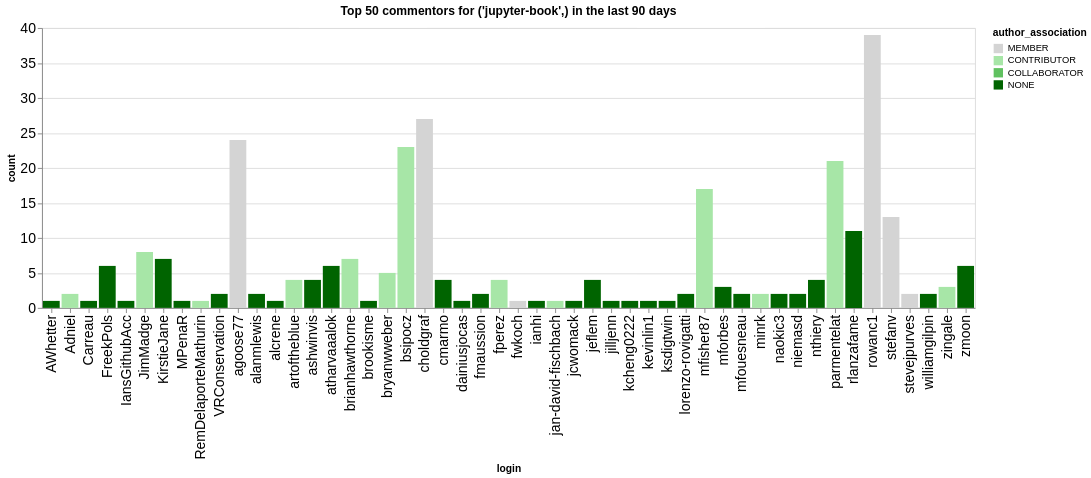

Notebook cell for this chart:
### Code cell
n_plot = 50
charts = []
for ii, (iorg, idata) in enumerate(commentors.groupby(['org'])):
    title = f"Top {n_plot} commentors for {iorg} in the last {n_days} days"
    idata = idata.groupby('login', as_index=False).agg({'count': 'sum', 'author_association': 'first'})
    idata = idata.sort_values('count', ascending=False).head(n_plot)
    ch = alt.Chart(data=idata.head(n_plot), title=title).mark_bar().encode(
        x='login',
        y='count',
        color=alt.Color('author_association', scale=alt.Scale(domain=author_types, range=author_colors))
    )
    charts.append(ch)
alt.hconcat(*charts)

### Figure 1 — Vega-Lite specification as saved in the notebook (floating-point values rounded to 4 significant figures)
{"config": {"axisLeft": {"labelFontSize": 15}, "axisBottom": {"labelFontSize": 15}}, "hconcat": [{"mark": {"type": "bar"}, "encoding": {"color": {"field": "author_association", "scale": {"domain": ["MEMBER", "CONTRIBUTOR", "COLLABORATOR", "NONE"], "range": ["rgb(211.82745098039214, 211.82745098039214, 211.82745098039214)", "rgb(166.98562091503268, 229.89803921568628, 166.98562091503268)", "rgb(96.37647058823529, 192.75294117647059, 96.37647058823529)", "rgb(0.0, 100.3921568627451, 0.0)"]}, "type": "nominal"}, "x": {"field": "login", "type": "nominal"}, "y": {"field": "count", "type": "quantitative"}}, "title": "Top 50 commentors for ('jupyter-book',) in the last 90 days"}], "data": {"name": "data-00d2fba907086dbaa2d720c2948952fc"}, "$schema": "https://vega.github.io/schema/vega-lite/v5.20.1.json", "datasets": {"data-00d2fba907086dbaa2d720c2948952fc": [{"login": "rowanc1", "count": 39, "author_association": "MEMBER"}, {"login": "choldgraf", "count": 27, "author_association": "MEMBER"}, {"login": "agoose77", "count": 24, "author_association": "MEMBER"}, {"login": "bsipocz", "count": 23, "author_association": "CONTRIBUTOR"}, {"login": "parmentelat", "count": 21, "author_association": "CONTRIBUTOR"}, {"login": "mfisher87", "count": 17, "author_association": "CONTRIBUTOR"}, {"login": "stefanv", "count": 13, "author_association": "MEMBER"}, {"login": "rlanzafame", "count": 11, "author_association": "NONE"}, {"login": "JimMadge", "count": 8, "author_association": "CONTRIBUTOR"}, {"login": "brianhawthorne", "count": 7, "author_association": "CONTRIBUTOR"}, {"login": "KirstieJane", "count": 7, "author_association": "NONE"}, {"login": "atharvaaalok", "count": 6, "author_association": "NONE"}, {"login": "FreekPols", "count": 6, "author_association": "NONE"}, {"login": "zmoon", "count": 6, "author_association": "NONE"}, {"login": "bryanwweber", "count": 5, "author_association": "CONTRIBUTOR"}, {"login": "nthiery", "count": 4, "author_association": "NONE"}, {"login": "artoftheblue", "count": 4, "author_association": "CONTRIBUTOR"}, {"login": "cmarmo", "count": 4, "author_association": "NONE"}, {"login": "ashwinvis", "count": 4, "author_association": "NONE"}, {"login": "fperez", "count": 4, "author_association": "CONTRIBUTOR"}, {"login": "jeflem", "count": 4, "author_association": "NONE"}, {"login": "mforbes", "count": 3, "author_association": "NONE"}, {"login": "zingale", "count": 3, "author_association": "CONTRIBUTOR"}, {"login": "Adniel", "count": 2, "author_association": "CONTRIBUTOR"}, {"login": "mfouesneau", "count": 2, "author_association": "NONE"}, {"login": "niemasd", "count": 2, "author_association": "NONE"}, {"login": "fmaussion", "count": 2, "author_association": "NONE"}, {"login": "lorenzo-rovigatti", "count": 2, "author_association": "NONE"}, {"login": "minrk", "count": 2, "author_association": "CONTRIBUTOR"}, {"login": "naokic3", "count": 2, "author_association": "NONE"}, {"login": "williamgilpin", "count": 2, "author_association": "NONE"}, {"login": "stevejpurves", "count": 2, "author_association": "MEMBER"}, {"login": "VRConservation", "count": 2, "author_association": "NONE"}, {"login": "alanmlewis", "count": 2, "author_association": "NONE"}, {"login": "AWhetter", "count": 1, "author_association": "NONE"}, {"login": "ksdigtwin", "count": 1, "author_association": "NONE"}, {"login": "kcheng0222", "count": 1, "author_association": "NONE"}, {"login": "kevinlin1", "count": 1, "author_association": "NONE"}, {"login": "jcwomack", "count": 1, "author_association": "NONE"}, {"login": "jan-david-fischbach", "count": 1, "author_association": "CONTRIBUTOR"}, {"login": "ianhi", "count": 1, "author_association": "NONE"}, {"login": "jilljenn", "count": 1, "author_association": "NONE"}, {"login": "dainiusjocas", "count": 1, "author_association": "NONE"}, {"login": "MPenaR", "count": 1, "author_association": "NONE"}, {"login": "Carreau", "count": 1, "author_association": "NONE"}, {"login": "IansGithubAcc", "count": 1, "author_association": "NONE"}, {"login": "RemDelaporteMathurin", "count": 1, "author_association": "CONTRIBUTOR"}, {"login": "brookisme", "count": 1, "author_association": "NONE"}, {"login": "alcrene", "count": 1, "author_association": "NONE"}, {"login": "fwkoch", "count": 1, "author_association": "MEMBER"}]}}
